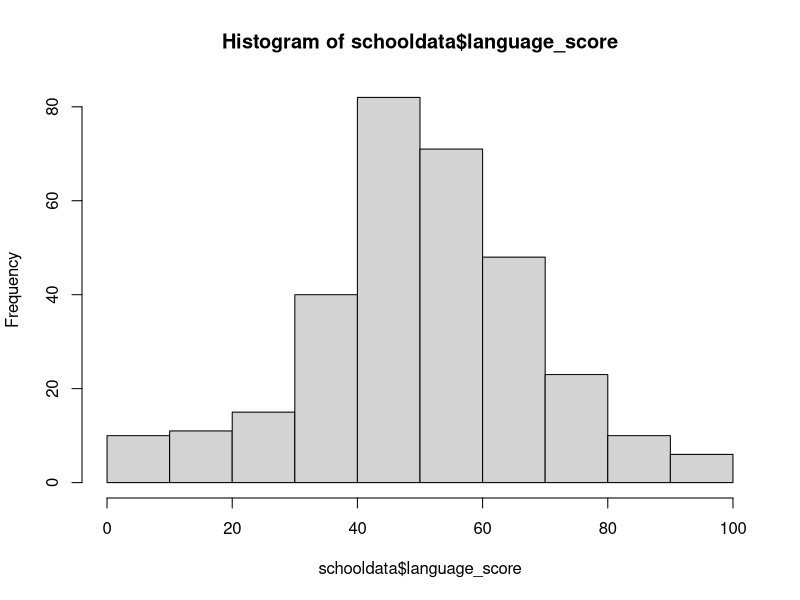
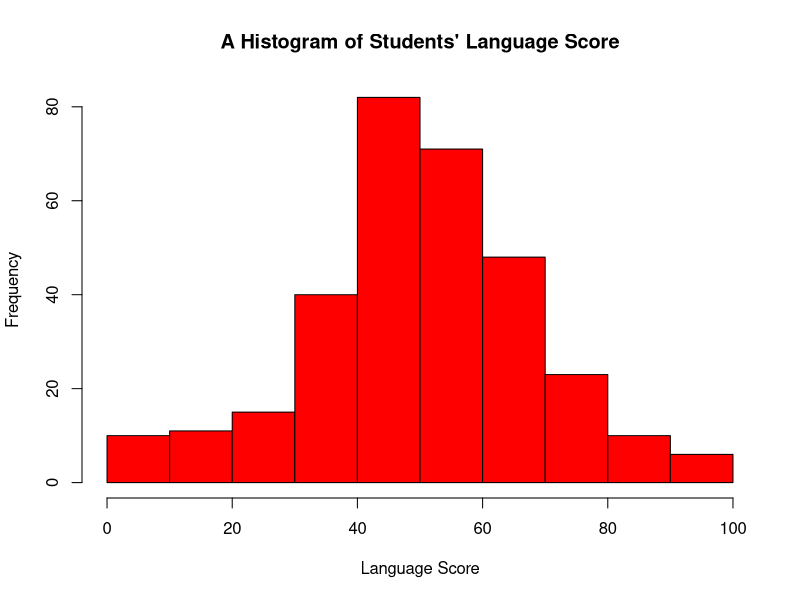
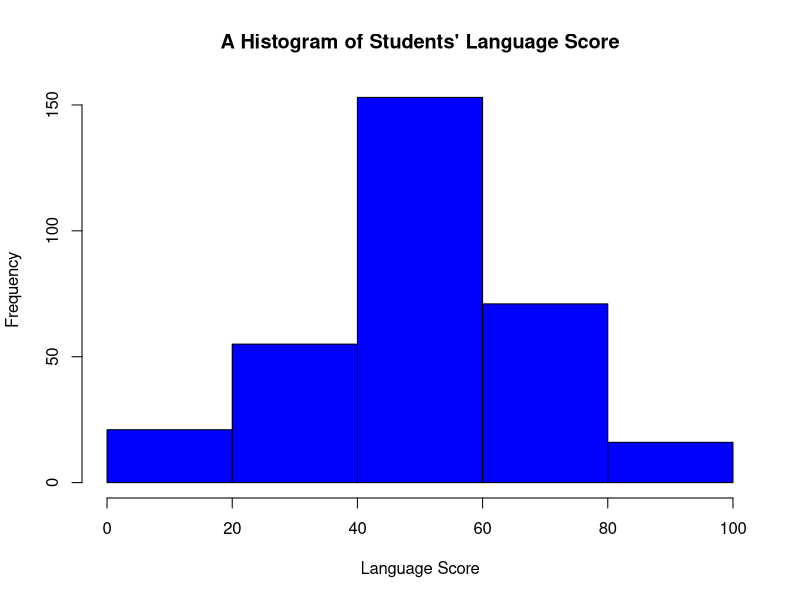
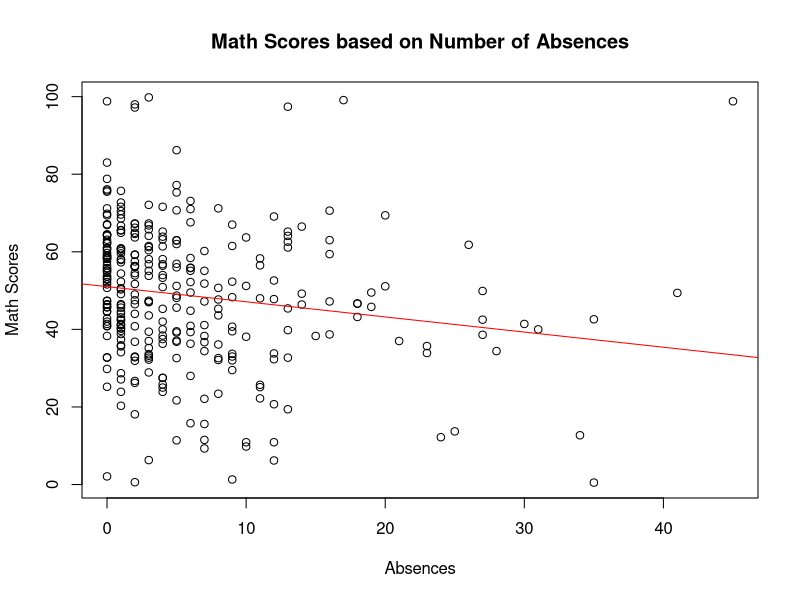

Write the R code that produced these figures, in order.
## ---- chunk 1
1+1
75*69
## ---- chunk 2
getwd()
setwd("/home/jovyan/UCSB_PS15/Section 1/") 
# We make comments in R by placing a hashtag in front of text.

getwd()
## ---- chunk 3
schooldata <- read.csv("schooldata.csv", header = T)
## ---- chunk 4
head(schooldata)
# What can you learn from the result?
## ---- chunk 5
tail(schooldata)
## ---- chunk 6
nrow(schooldata)
## ---- chunk 7
ncol(schooldata)
## ---- chunk 8
range(schooldata$language_score)
## ---- chunk 9
min(schooldata$language_score)
max(schooldata$language_score)
## ---- chunk 10
summary(schooldata)
summary(schooldata$language_score)
## ---- chunk 11
hist(schooldata$language_score)
# To make a more precise graph, we can add arguments to our code
hist(schooldata$language_score,      
     xlab = "Language Score", 
     main = "A Histogram of Students' Language Score",
     col = "red")
hist(schooldata$language_score, 
     xlab = "Language Score", 
     main = "A Histogram of Students' Language Score",
     col = "blue", breaks = 5)
## ---- chunk 12
model <- lm(math_score ~ absences,
            data = schooldata)
            
plot(schooldata$absences, schooldata$math_score, 
     xlab = "Absences",
     ylab = "Math Scores", 
     main = "Math Scores based on Number of Absences")
abline(model, col="red") 
# What type of relationship exists between math scores and attendance?

summary(model)
